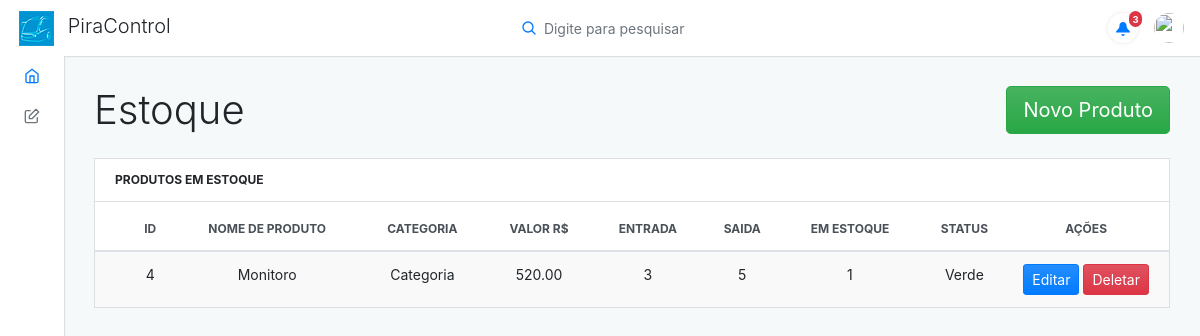
The app's page /front/produto.php (signed in), older data.
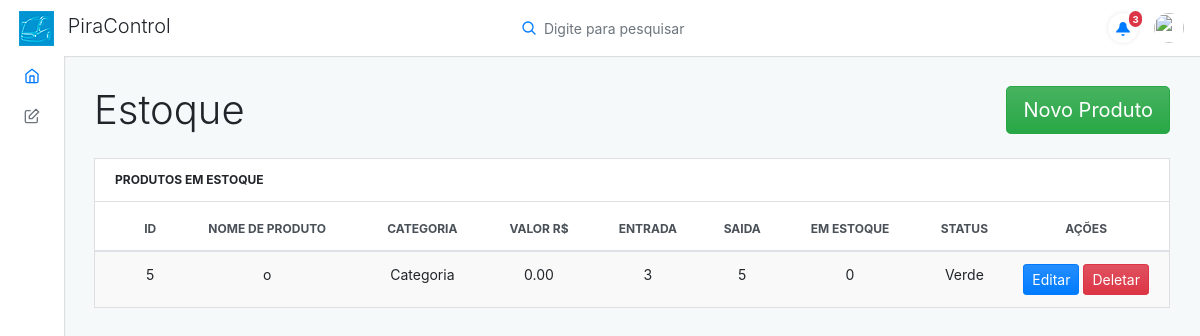
The same page, newer data.
### tables this page shows
CREATE TABLE `produto` (
  `id` int(11) NOT NULL,
  `nomeProduto` varchar(50) NOT NULL,
  `valor` decimal(8,2) NOT NULL,
  `quantidade` int(11) NOT NULL DEFAULT 0
);

### front/classes/Conexao.php (called while the page is built, shortened)
<?php
class Conexao
{
	private $host;
	private $user;
	private $password;
	public function __construct() {
		$this->host = 'mysql:host=localhost;dbname=bd_pira_control';
		$this->user = 'root';
		$this->password = '';
	}
    public function conectar() {
    	try {
			$conn = new PDO(
							$this->host,
							$this->user,
							$this->password
						);
			return $conn;
		} catch (PDOException $e) {
			echo 'Erro na conexao. Erro reportado: ' . $e->getMessage();
			exit;
		}
    }
}

### front/classes/ProdutoDAO.php (called while the page is built, shortened)
<?php
require_once 'Model.php';
class ProdutoDAO extends Model
{
    public function __construct()
    {
        $this->class = 'Produto';
        $this->tabela = 'produto';
    }
    public function listarProduto($condicao = '')
    {
        $query = "SELECT id, nomeProduto, valor, quantidade FROM {$this->tabela}";
        $stmt = $this->db->prepare($query);
        $stmt->setFetchMode(PDO::FETCH_CLASS, $this->class);
        $stmt->execute();
        return $stmt->fetchAll();
    }
}

### front/classes/Model.php (called while the page is built, shortened)
<?php
    require 'Conexao.php';
    class Model {
        public function __construct()
        {
            $conexao = new Conexao();
            $this->db = $conexao->conectar();
        }
    }

### front/classes/Produto.php (called while the page is built, shortened)
<?php
    class Produto {
        public function __get($atributo) {
            return $this->$atributo;
        }
    }

### front/produto.php (the view, shortened to what this page needs)
<?php
require_once 'layout/header.php';
require_once 'layout/menu.php';
?>
<?php
require_once 'classes/Produto.php';
require_once 'classes/ProdutoDAO.php';
$produtoDAO = new ProdutoDAO();
$produtos = $produtoDAO->listarProduto();
?>
<div class="adminx-content">
    <div class="adminx-main-content">
        <div class="container-fluid">
            <nav aria-label="breadcrumb" role="navigation" style="float: right;">
              <ol class="breadcrumb adminx-page-breadcrumb">
                <li ><a href="form_usuario" class="btn btn-lg btn-success" >Novo Produto</a></li>
              </ol>
            </nav>
            <div class="pb-3">
                <h1>Estoque</h1>
            </div>
            <div class="row">
                <div class="col-lg-12">
                    <div class="card mb-grid">
                        <div class="card-header d-flex justify-content-between align-items-center">
                            <div class="card-header-title">Produtos em Estoque</div>
                        </div>
                        <div class="table-responsive-md">
                            <table class="table table-actions table-striped table-hover mb-0">
                                <thead>
                                    <tr>
                                        <th scope="col">
                                            <label class="custom-control custom-checkbox m-0 p-0">
                                            </label>
                                        </th>
                                        <th scope="col" class="text-center">ID</th>
                                        <th scope="col" class="text-center">Nome de Produto</th>
                                        <th scope="col" class="text-center">Categoria</th>
                                        <th scope="col" class="text-center">Valor R$</th>
                                        <th scope="col" class="text-center">Entrada</th>
                                        <th scope="col" class="text-center">Saida</th>
                                        <th scope="col" class="text-center">Em Estoque</th>
                                        <th scope="col" class="text-center">Status</th>
                                        <th scope="col" class="text-center">Ações</th>
                                    </tr>
                                </thead>
                                <?php foreach ($produtos as $produto) { ?>
                                    <tbody>
                                        <tr>
                                            <th scope="row">
                                                <label class="custom-control custom-checkbox m-0 p-0">
                                                </label>
                                            </th>
                                            <td class="text-center"><?= $produto->id ?></td>
                                            <td class="text-center"><?= $produto->nomeProduto ?>o</td>
                                            <td class="text-center">Categoria</td>
                                            <td class="text-center"><?= $produto->valor ?></td>
                                            <td class="text-center">3</td>
                                            <td class="text-center">5</td>
                                            <td class="text-center"><?= $produto->quantidade ?></td>
                                            <td class="text-center">Verde</td>
                                            <td>
                                                <a class="btn btn-sm btn-primary" href="">Editar</a>
                                                <a class="btn btn-sm btn-danger" href="">Deletar</a>
                                            </td>
                                        </tr>
                                    </tbody>
                                <?php } ?>
                            </table>
                        </div>
                    </div>
                </div>
            </div>
        </div>
    </div>
</div>
</div>
<?php
require_once 'layout/footer.php';
?>

### front/layout/header.php (shortened to what this page needs)
<!DOCTYPE html>
<html lang="en">
  <head>
    <link rel="stylesheet" type="text/css" href="./dist/css/style.css" media="screen" />
  </head>

### front/layout/menu.php (shortened to what this page needs)
<body>
    <div class="adminx-container">
      <nav class="navbar navbar-expand justify-content-between fixed-top">
        <a class="navbar-brand mb-0 h1 d-none d-md-block" href="inicio">
          <img src="./demo/img/logo.png" class=" d-inline-block align-top mr-2" alt="">
          PiraControl
        </a>
        <form class="form-inline form-quicksearch d-none d-md-block mx-auto">
          <div class="input-group">
            <div class="input-group-prepend">
              <div class="input-group-icon">
                <i data-feather="search"></i>
              </div>
            </div>
            <input type="text" class="form-control" id="search" placeholder="Digite para pesquisar">
          </div>
        </form>
        <ul class="navbar-nav d-flex justify-content-end mr-2">
          <li class="nav-item dropdown d-flex align-items-center mr-2">
            <a class="nav-link nav-link-notifications" id="dropdownNotifications" data-toggle="dropdown" href="#">
              <i class="oi oi-bell display-inline-block align-middle"></i>
              <span class="nav-link-notification-number">3</span>
            </a>
          </li>
          <li class="nav-item dropdown">
            <a class="nav-link avatar-with-name" id="navbarDropdownMenuLink" data-toggle="dropdown" href="#">
              <img src="https://s3.amazonaws.com/uifaces/faces/twitter/jsa/128.jpg" class="d-inline-block align-top" alt="">
            </a>
          </li>
        </ul>
      </nav>
      <div class="adminx-sidebar expand-hover push">
        <ul class="sidebar-nav">
          <li class="sidebar-nav-item">
            <a href="inicio" class="sidebar-nav-link active">
              <span class="sidebar-nav-icon">
                <i data-feather="home"></i>
              </span>
            </a>
          </li>
          <li class="sidebar-nav-item">
            <a class="sidebar-nav-link collapsed" data-toggle="collapse" href="#navForms" aria-expanded="false" aria-controls="navForms">
              <span class="sidebar-nav-icon">
                <i data-feather="edit"></i>
              </span>
            </a>
          </li>
          <li class="sidebar-nav-item">
            <a href="usuario" class="sidebar-nav-link">
            </a>
          </li>
          <li class="sidebar-nav-item">
            <a href="produto" class="sidebar-nav-link">
            </a>
          </li>
          <li class="sidebar-nav-item">
            <a href="categoria" class="sidebar-nav-link">
            </a>
          </li>
        </ul>
      </div>

### front/layout/footer.php (shortened to what this page needs)
</body>
</html>

Row changes from the older to the newer data that the page shows:
removed produto: id "4", nomeProduto "Monitor", valor "520.00", quantidade "1"
added produto: id "5", valor "0.00", quantidade "0"
